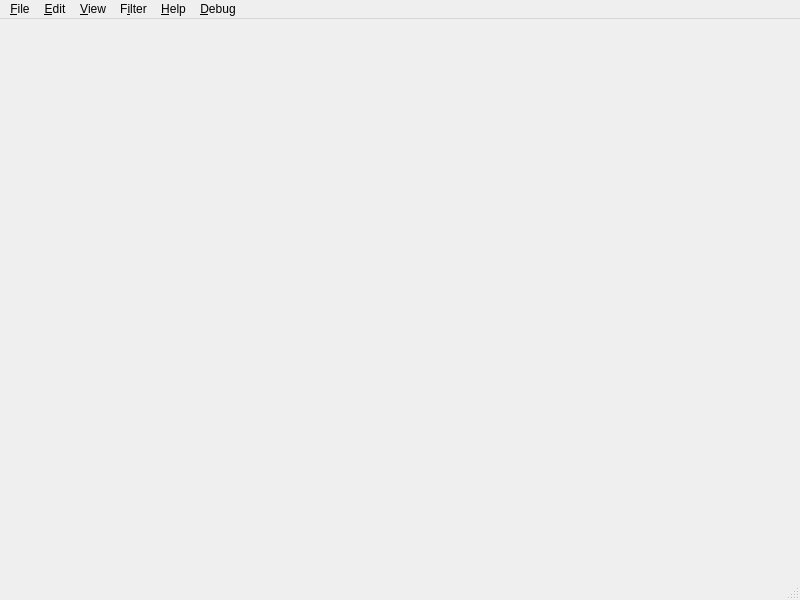
<?xml version="1.0" encoding="UTF-8"?>
<ui version="4.0">
 <class>MainWindow</class>
 <widget class="QMainWindow" name="MainWindow">
  <property name="geometry">
   <rect>
    <x>0</x>
    <y>0</y>
    <width>800</width>
    <height>600</height>
   </rect>
  </property>
  <property name="windowTitle">
   <string/>
  </property>
  <widget class="QWidget" name="centralWidget"/>
  <widget class="QMenuBar" name="menubar">
   <property name="geometry">
    <rect>
     <x>0</x>
     <y>0</y>
     <width>800</width>
     <height>20</height>
    </rect>
   </property>
   <widget class="QMenu" name="menuFile">
    <property name="title">
     <string>&amp;File</string>
    </property>
    <addaction name="actionOpen"/>
    <addaction name="separator"/>
    <addaction name="actionExit"/>
   </widget>
   <widget class="QMenu" name="menuEdit">
    <property name="title">
     <string>&amp;Edit</string>
    </property>
   </widget>
   <widget class="QMenu" name="menuHelp">
    <property name="title">
     <string>&amp;Help</string>
    </property>
    <addaction name="actionAboutQt"/>
    <addaction name="actionAboutYata"/>
   </widget>
   <widget class="QMenu" name="menuView">
    <property name="title">
     <string>&amp;View</string>
    </property>
    <addaction name="actionRefresh"/>
    <addaction name="actionFollowTail"/>
   </widget>
   <widget class="QMenu" name="menuFilter">
    <property name="title">
     <string>F&amp;ilter</string>
    </property>
    <addaction name="actionFilterByKeyword"/>
    <addaction name="actionFilterByPattern"/>
    <addaction name="separator"/>
    <addaction name="actionClearFilter"/>
   </widget>
   <widget class="QMenu" name="menuDebug">
    <property name="title">
     <string>&amp;Debug</string>
    </property>
    <addaction name="actionFullLayout"/>
    <addaction name="actionPartialLayout"/>
    <addaction name="actionAutomaticLayout"/>
    <addaction name="separator"/>
    <addaction name="actionDebugWindow"/>
   </widget>
   <addaction name="menuFile"/>
   <addaction name="menuEdit"/>
   <addaction name="menuView"/>
   <addaction name="menuFilter"/>
   <addaction name="menuHelp"/>
   <addaction name="menuDebug"/>
  </widget>
  <widget class="QStatusBar" name="statusbar"/>
  <action name="actionOpen">
   <property name="text">
    <string>&amp;Open</string>
   </property>
   <property name="shortcut">
    <string>Ctrl+O</string>
   </property>
  </action>
  <action name="actionExit">
   <property name="text">
    <string>&amp;Exit</string>
   </property>
   <property name="shortcut">
    <string>Ctrl+Q</string>
   </property>
  </action>
  <action name="actionFind">
   <property name="text">
    <string>&amp;Find</string>
   </property>
   <property name="shortcut">
    <string>Ctrl+F</string>
   </property>
  </action>
  <action name="actionFindNext">
   <property name="text">
    <string>Find &amp;next</string>
   </property>
   <property name="shortcut">
    <string>F3</string>
   </property>
  </action>
  <action name="actionFindPrevious">
   <property name="text">
    <string>Find p&amp;revious</string>
   </property>
   <property name="shortcut">
    <string>Shift+F3</string>
   </property>
  </action>
  <action name="actionAboutQt">
   <property name="text">
    <string>About &amp;Qt...</string>
   </property>
  </action>
  <action name="actionAboutYata">
   <property name="text">
    <string>&amp;About $APPNAME$...</string>
   </property>
  </action>
  <action name="actionRefresh">
   <property name="text">
    <string>Refresh</string>
   </property>
   <property name="shortcut">
    <string>F5</string>
   </property>
  </action>
  <action name="actionFollowTail">
   <property name="checkable">
    <bool>true</bool>
   </property>
   <property name="checked">
    <bool>true</bool>
   </property>
   <property name="text">
    <string>Follow tail</string>
   </property>
  </action>
  <action name="actionPreferences">
   <property name="text">
    <string>&amp;Preferences</string>
   </property>
  </action>
  <action name="actionHighlighting">
   <property name="text">
    <string>&amp;Highlighting...</string>
   </property>
  </action>
  <action name="actionFilterByKeyword">
   <property name="text">
    <string>Filter by &amp;keyword...</string>
   </property>
  </action>
  <action name="actionFilterByPattern">
   <property name="text">
    <string>Filter by &amp;pattern...</string>
   </property>
  </action>
  <action name="actionClearFilter">
   <property name="text">
    <string>&amp;Clear filter</string>
   </property>
  </action>
  <action name="actionFullLayout">
   <property name="checkable">
    <bool>true</bool>
   </property>
   <property name="text">
    <string>&amp;Full Layout</string>
   </property>
   <property name="visible">
    <bool>true</bool>
   </property>
  </action>
  <action name="actionPartialLayout">
   <property name="checkable">
    <bool>true</bool>
   </property>
   <property name="text">
    <string>&amp;Partial Layout</string>
   </property>
  </action>
  <action name="actionAutomaticLayout">
   <property name="checkable">
    <bool>true</bool>
   </property>
   <property name="text">
    <string>&amp;Automatic Layout</string>
   </property>
  </action>
  <action name="actionDebugWindow">
   <property name="text">
    <string>Debug &amp;Window</string>
   </property>
  </action>
 </widget>
 <resources/>
 <connections/>
</ui>
